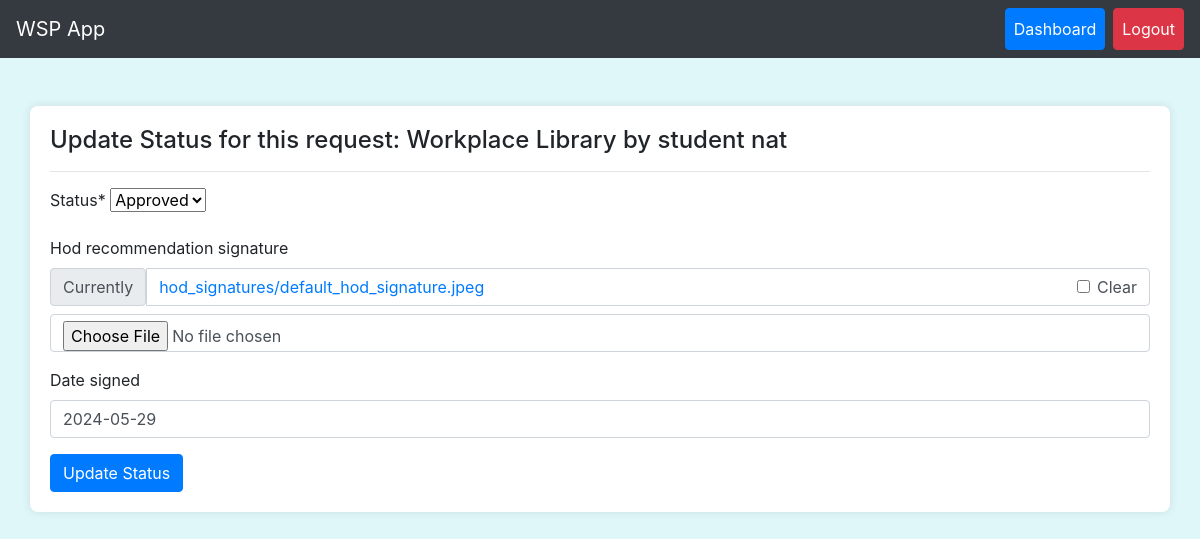
Page /update_application_status/1/ (signed in) on the committed database.
### workapp/models.py (models this page shows, shortened)
class StudentApplication(models.Model):
    student = models.ForeignKey(User, on_delete=models.CASCADE, related_name='applications', null=True)
    posting_place = models.ForeignKey(PostingPlace, on_delete=models.CASCADE)
    STATUS_CHOICES = [
        ('pending', 'Pending'),
        ('approved', 'Approved'),
        ('rejected', 'Rejected'),
    ]
    status = models.CharField(max_length=10, choices=STATUS_CHOICES, default='pending')
    director_approval = models.BooleanField(default=False)
    work_completed = models.BooleanField(default=False, null=True, blank=True)
    payment_status = models.BooleanField(default=False, null=True, blank=True)
    start_date = models.DateField(null=True, blank=True)
    end_date = models.DateField(null=True, blank=True)
    student_photo = models.ImageField(upload_to='student_photos/', default=default_student_photo, null=True, blank=True)
    hod_recommendation_signature = models.FileField(upload_to='hod_signatures/', default=default_hod_signature, null=True, blank=True)
    room_number = models.CharField(max_length=10, null=True, blank=True)
    cgpa = models.DecimalField(max_digits=4, decimal_places=2, null=True, blank=True)
    reason_for_desiring_to_work = models.TextField(null=True, blank=True)
    signature = models.FileField(upload_to='signatures/', default=default_signature, null=True, blank=True)
    area_of_interest = models.CharField(max_length=255, null=True, blank=True)
    date_signed = models.DateField(null=True, blank=True)

class PostingPlace(models.Model):
    name = models.CharField(max_length=100)
    location = models.CharField(max_length=100, null=True, blank=True)
    supervisor = models.ForeignKey(User, on_delete=models.CASCADE, related_name='supervised_places', null=True, blank=True)
    def __str__(self):
        return self.name

class User(AbstractUser):
    ROLE_CHOICES = (
        ('student', 'Student'),
        ('director', 'Director'),
        ('supervisor', 'Supervisor'),
    )
    role = models.CharField(max_length=10, choices=ROLE_CHOICES)
    matric_number = models.CharField(max_length=20, null=True, blank=True, unique=True)
    email = models.EmailField(null=True, blank=True)
    department = models.CharField(max_length=100, null=True, blank=True)
    faculty = models.CharField(max_length=100, null=True, blank=True, default='Science')
    specialization = models.CharField(max_length=100, null=True, blank=True)
    first_name = models.CharField(max_length=100)
    last_name = models.CharField(max_length=100)
    phone_number = models.CharField(max_length=12, null=True, blank=True, default='08012345678')
    contact_address = models.TextField(null=True, blank=True, default='Ogun State')
    date_of_birth = models.DateField(null=True, blank=True)
    GENDER_CHOICES = [
        ('M', 'Male'),
        ('F', 'Female')
    ]
    gender = models.CharField(max_length=1, choices=GENDER_CHOICES, null=True, blank=True)
    registration_date = models.DateField(default=date.today)

### workapp/views.py (the view)
# urls.py: path('update_application_status/<int:application_id>/', views.update_application_status, name='update_application_status'),
@login_required
def update_application_status(request, application_id):
    application = get_object_or_404(StudentApplication, id=application_id)
    if request.method == 'POST':
        form = StudentApplicationForm2(request.POST, instance=application)
        if form.is_valid():
            form.save()
            return redirect('dashboard')
    else:
        form = StudentApplicationForm2(instance=application)
    return render(request, 'update_application_status.html', {'form': form, 'application': application})

### workapp/forms.py
class StudentApplicationForm2(forms.ModelForm):
    class Meta:
        model = StudentApplication
        fields = ['status', 'hod_recommendation_signature', 'date_signed']
        widgets = {
            'status': forms.Select(choices=StudentApplication.STATUS_CHOICES)
        }

### workapp/templates/update_application_status.html (shortened to what this page needs)
{% extends 'base.html' %}
{% load crispy_forms_tags %}
{% block content %}
    <h4>Update Status for this request: Workplace {{ application.posting_place }} by student {{ application.student.username }}</h4> <hr>
    <form method="post">
        {{ form|crispy }}
        <button type="submit" class="btn btn-primary">Update Status</button>
    </form>
{% endblock %}

### workapp/templates/base.html (style rules this page uses)
body { background-color: #e0f7fa; }

### rows in the picture
StudentApplication: posting_place "Library", student.username "nat", status "Approved", date_signed "2024-05-29"
